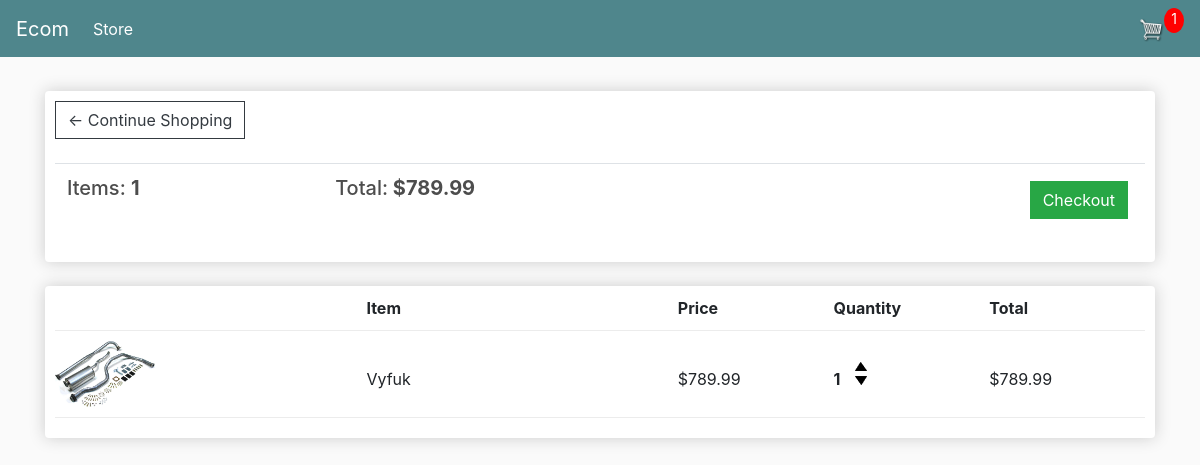
The page /cart/ (signed in) on the database as committed earlier.
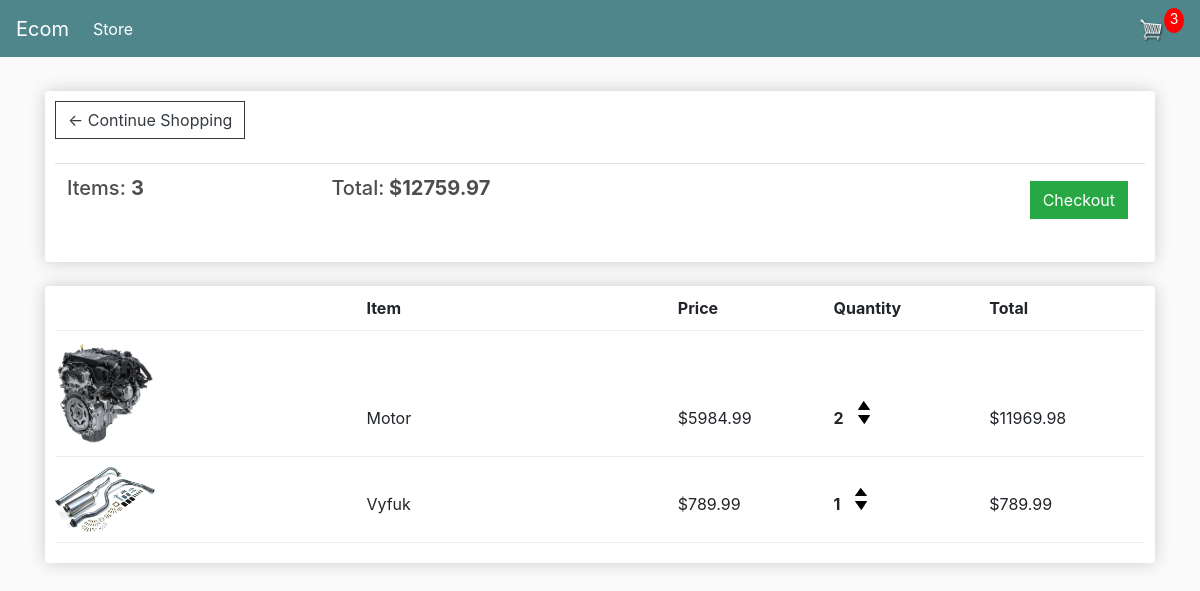
The same page on the database as committed later.
### store/models.py (models this page shows, shortened)
class Order(models.Model):
    customer = models.ForeignKey(Customer, on_delete=models.SET_NULL, null=True, blank=True)
    date_ordered = models.DateTimeField(auto_now_add=True)
    complete = models.BooleanField(default=False)
    transaction_id = models.CharField(max_length=100, null=True)
    @property
    def get_cart_total(self):
        orderitems = self.orderitem_set.all()
        total = sum([item.get_total for item in orderitems])
        return total
    @property
    def get_cart_items(self):
        orderitems = self.orderitem_set.all()
        total = sum([item.quantity for item in orderitems])
        return total

class OrderItem(models.Model):
    product = models.ForeignKey(Product, on_delete=models.SET_NULL, null=True)
    order = models.ForeignKey(Order, on_delete=models.SET_NULL, null=True)
    quantity = models.IntegerField(default=0, null=True, blank=True)
    date_added = models.DateTimeField(auto_now_add=True)
    @property
    def get_total(self):
        total = self.product.price * self.quantity
        return total

class Product(models.Model):
    name = models.CharField(max_length=200)
    price = models.FloatField()
    digital = models.BooleanField(default=False, null=True, blank=True)
    Description = models.CharField(max_length=200, default="bez popisu")
    image = models.ImageField(null=True, blank=True)
    @property
    def imageURL(self):
        try:
            url = self.image.url
        except:
            url = ''
        return url

### store/views.py (the view)
# urls.py: path('cart/', views.cart, name="cart"),
def cart(request):
    data = cartData(request)
    cartItems = data['cartItems']
    order = data['order']
    items = data['items']
    context = {'items': items, 'order': order, 'cartItems': cartItems}
    return render(request, 'store/cart.html', context)

### store/utils.py (called while the page is built)
def cartData(request):
    if request.user.is_authenticated:
        customer = request.user.customer
        order, created = Order.objects.get_or_create(customer=customer, complete=False)
        items = order.orderitem_set.all()
        cartItems = order.get_cart_items
    else:
        cookieData = cookieCart(request)
        cartItems = cookieData['cartItems']
        order = cookieData['order']
        items = cookieData['items']
    return {'cartItems': cartItems, 'order': order, 'items': items}

### store/templates/store/cart.html (shortened to what this page needs)
{% extends 'store/main.html' %}
{% load static %}
{% block content %}
	<div class="row">
		<div class="col-lg-12">
			<div class="box-element">
				<a  class="btn btn-outline-dark" href="{% url 'store' %}">&#x2190; Continue Shopping</a>
				<br>
				<br>
				<table class="table">
					<tr>
						<th><h5>Items: <strong>{{order.get_cart_items}}</strong></h5></th>
						<th><h5>Total:<strong> ${{order.get_cart_total|floatformat:2}}</strong></h5></th>
						<th>
							<a  style="float:right; margin:5px;" class="btn btn-success" href="{% url 'checkout' %}">Checkout</a>
						</th>
					</tr>
				</table>
			</div>
			<br>
			<div class="box-element">
				<div class="cart-row">
					<div style="flex:2"><strong>Item</strong></div>
					<div style="flex:1"><strong>Price</strong></div>
					<div style="flex:1"><strong>Quantity</strong></div>
					<div style="flex:1"><strong>Total</strong></div>
				</div>
				{% for item in items %}
				<div class="cart-row">
					<div style="flex:2"><img class="row-image" src="{{item.product.imageURL}}"></div>
					<div style="flex:2"><p>{{item.product.name}}</p></div>
					<div style="flex:1"><p>${{item.product.price|floatformat:2}}</p></div>
					<div style="flex:1">
						<p class="quantity">{{item.quantity}}</p>
						<div class="quantity">
							<img data-product="{{item.product.id}}" data-action="add" class="chg-quantity update-cart" src="{% static  'images/arrow-up.png' %}">
							<img data-product="{{item.product.id}}" data-action="remove" class="chg-quantity update-cart" src="{% static  'images/arrow-down.png' %}">
						</div>
					</div>
					<div style="flex:1"><p>${{item.get_total|floatformat:2}}</p></div>
				</div>
				{% endfor %}
			</div>
		</div>
	</div>
{% endblock content %}

### store/templates/store/main.html (shortened to what this page needs)
<!DOCTYPE html>
{% load static %}
<html>
<head>
	<link rel="stylesheet" href="https://stackpath.bootstrapcdn.com/bootstrap/4.4.1/css/bootstrap.min.css">
	<link rel="stylesheet" type="text/css" href="{% static 'css/main.css' %}">
</head>
<body>
	<nav class="navbar navbar-expand-lg navbar-dark bg-dark">
	  <a class="navbar-brand" href="{% url 'store' %}">Ecom</a>
	  <div class="collapse navbar-collapse" id="navbarSupportedContent">
	    <ul class="navbar-nav mr-auto">
	      <li class="nav-item active">
	        <a class="nav-link" href="{% url 'store' %}">Store <span class="sr-only">(current)</span></a>
	      </li>
	    </ul>
	    <div class="form-inline my-2 my-lg-0">
	     	<a href="{% url 'cart' %}">
	    		<img  id="cart-icon" src="{% static 'images/cart.png' %}">
	    	</a>
	    	<p id="cart-total">{{cartItems}}</p>
	    </div>
	  </div>
	</nav>
     <div class="container">
            <br>
            {% block content %}
            {% endblock content %}
         </div>
</body>
</html>

### static/css/main.css (style rules this page uses)
body { background-color: hsl(0, 0%, 98%); }
h1,h2,h3,h4,h5,h6 { color: hsl(0, 0%, 30%); }
.box-element { box-shadow: hsl(0, 0%, 80%) 0 0 16px; background-color: #fff; border-radius: 4px; padding: 10px; }
.bg-dark { background-color: #4f868c !important; }
#cart-icon { width: 25px; display: inline-block; margin-left: 15px; }
#cart-total { display: block; text-align: center; color: #fff; background-color: red; width: 20px; height: 25px; border-radius: 50%; font-size: 14px; }
.col-lg-4, .col-lg-6, .col-lg-8, .col-lg-12 { margin-top: 10px; }
.btn { border-radius: 0; }
.row-image { width: 100px; }
.cart-row { display: flex; align-items: flex-end; padding-bottom: 10px; margin-bottom: 10px; border-bottom: 1px solid #ececec; }
.quantity { display: inline-block; font-weight: 700; padding-right: 10px; }
.chg-quantity { width: 12px; cursor: pointer; display: block; margin-top: 5px; transition: 0.1s; }

Rows that differ between the two databases and show on the page:
computed for Order: get_cart_items "1" → "3"; get_cart_total "789.99" → "12759.97"
added OrderItem: product.imageURL (picture), product.name "Motor", product.price "5984.99", quantity "2", get_total "11969.98"
Other text that changed with them:
{{ cartItems }}: "1" → "3"
